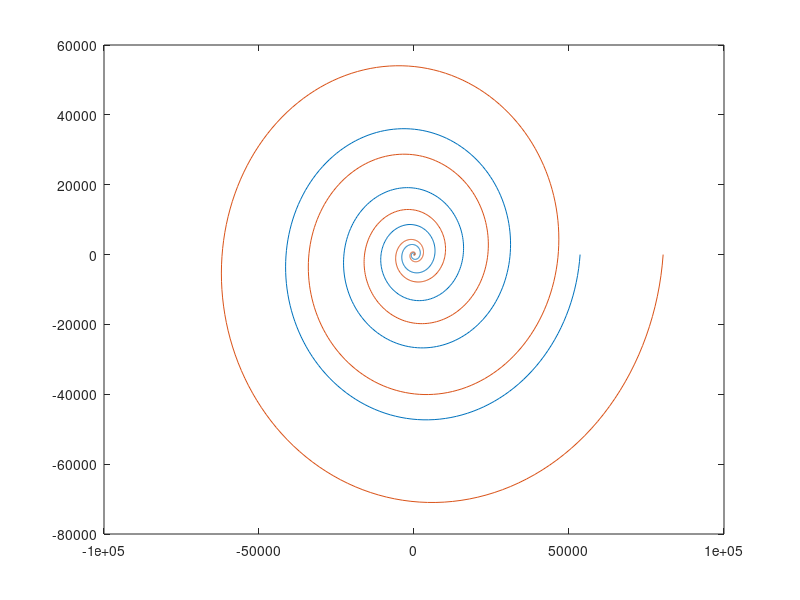

MATLAB code to generate this figure:
p = 12;
n = 1000;
m1 = 1;
m2 = 1.5;
sq1 = 3;
sq2 = 3;

% %Simple Spiral
% t = linspace(0,p*pi,n);
% x = t.*cos(t);
% y = t.*sin(t);
% plot(x,y)

%Expnding Spiral by squares
t = linspace(0,p*pi,n);
x = m1*t.^sq1.*cos(t);
y = m1*t.^sq1.*sin(t);
plot(x,y); hold on

%Expnding Spiral by 5ths
t = linspace(0,p*pi,n);
x = m2*t.^sq2.*cos(t);
y = m2*t.^sq2.*sin(t);
plot(x,y); hold off
